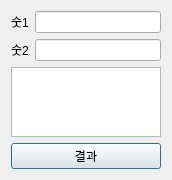
<?xml version="1.0" encoding="UTF-8"?>
<ui version="4.0">
 <class>Dialog</class>
 <widget class="QDialog" name="Dialog">
  <property name="geometry">
   <rect>
    <x>0</x>
    <y>0</y>
    <width>172</width>
    <height>127</height>
   </rect>
  </property>
  <property name="windowTitle">
   <string>Dialog</string>
  </property>
  <layout class="QGridLayout" name="gridLayout">
   <item row="0" column="0">
    <widget class="QLabel" name="label">
     <property name="text">
      <string>숫1</string>
     </property>
    </widget>
   </item>
   <item row="0" column="1">
    <widget class="QLineEdit" name="lineEditNum1"/>
   </item>
   <item row="1" column="0">
    <widget class="QLabel" name="label_2">
     <property name="text">
      <string>숫2</string>
     </property>
    </widget>
   </item>
   <item row="1" column="1">
    <widget class="QLineEdit" name="lineEditNum2"/>
   </item>
   <item row="2" column="0" colspan="2">
    <widget class="QTextEdit" name="textEditResult"/>
   </item>
   <item row="3" column="0" colspan="2">
    <widget class="QPushButton" name="pushButton">
     <property name="text">
      <string>결과</string>
     </property>
    </widget>
   </item>
  </layout>
 </widget>
 <resources/>
 <connections/>
</ui>
